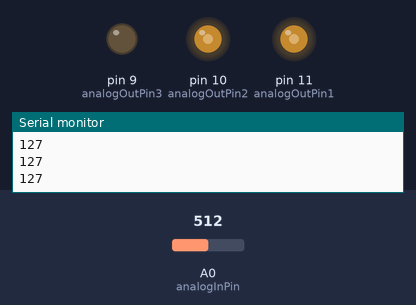
Bench run of a sketch on a simulated Arduino Uno, built with avr-gcc and run on an emulated ATmega328P. Parts: output pins drawn as LEDs (lit = HIGH), the last lines printed to the serial monitor. The test bench sets the inputs (shaded band); at power-on: A0 (analogInPin) = 512.

Above: at 1.2 s.
1.3 s: A0 (analogInPin) set to 674
At 2.0 s:
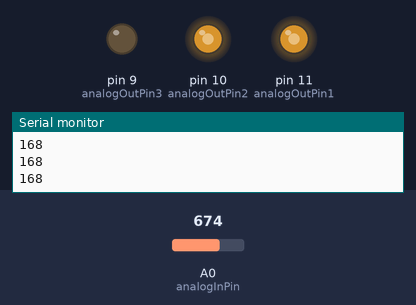
2.8 s: A0 (analogInPin) set to 702
At 3.6 s:
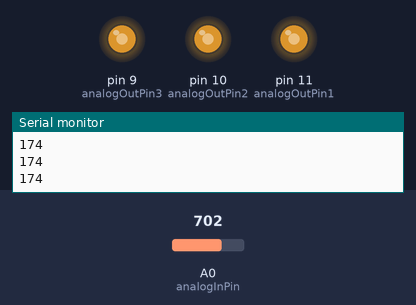
4.3 s: A0 (analogInPin) set to 900
At 5.5 s:
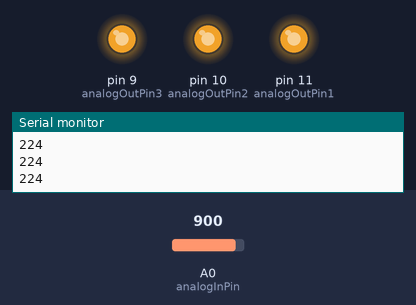
5.8 s: A0 (analogInPin) set to 716
At 7.0 s:
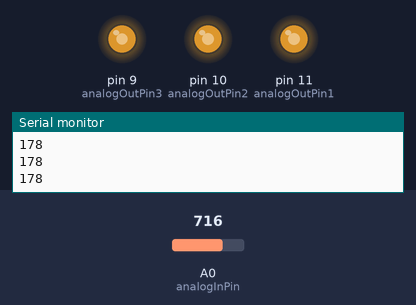
7.3 s: A0 (analogInPin) set to 306
At 7.8 s:
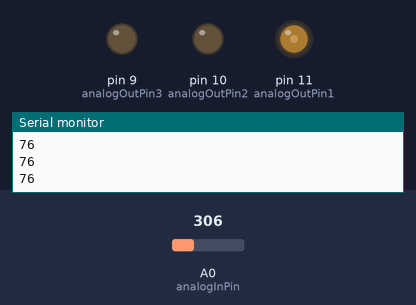
8.8 s: A0 (analogInPin) set to 160
At 10.1 s:
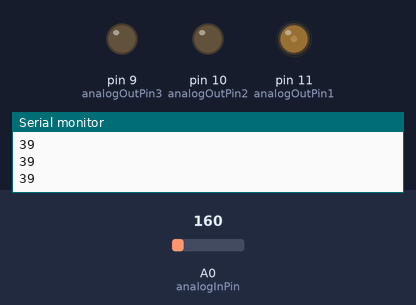
Timing chart, 0 to 11.3 s (numbered marks = the images above; inputs shaded):
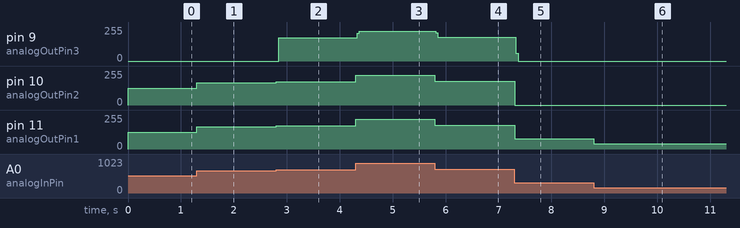

Measured:
- the behaviour switches between 686 and 687 on A0 (analogInPin) (found by bisection; images 1 and 2)
- after the input at 1.3 s, pin 10 (analogOutPin2), pin 11 (analogOutPin1): 127/255 → 168/255 at once
- after the input at 2.8 s, pin 9 (analogOutPin3): 0/255 → 173/255 after 0.05 s; pin 10 (analogOutPin2), pin 11 (analogOutPin1): 168/255 → 174/255 at once
- after the input at 4.3 s, pin 9 (analogOutPin3): 173/255 → 223/255 at once; pin 10 (analogOutPin2), pin 11 (analogOutPin1): 174/255 → 224/255 at once
- after the input at 5.8 s, pin 9 (analogOutPin3): 223/255 → 177/255 at once; pin 10 (analogOutPin2), pin 11 (analogOutPin1): 224/255 → 178/255 at once
- after the input at 7.3 s, pin 9 (analogOutPin3): 177/255 → 0/255 at once; pin 10 (analogOutPin2): 178/255 → 0/255 at once; pin 11 (analogOutPin1): 178/255 → 76/255 at once
- after the input at 8.8 s, pin 11 (analogOutPin1): 76/255 → 39/255 at once

The sketch:

opg4.ino
```cpp
const int analogInPin = A0;
const int analogOutPin1 = 11;
const int analogOutPin2 = 10;
const int analogOutPin3 = 9;

int sensorValue = 0;
int outputValue = 0;

void setup() {
  Serial.begin(9600);
}

void loop() {
  sensorValue = analogRead(analogInPin);

  outputValue = map(sensorValue, 0, 1023, 0, 255);

  if (outputValue < 85) {
    analogWrite(analogOutPin1, outputValue);
    analogWrite(analogOutPin2, LOW);
    analogWrite(analogOutPin3, LOW);
  }
  if (outputValue > 85) {
    analogWrite(analogOutPin1, outputValue);
    analogWrite(analogOutPin2, outputValue);
    analogWrite(analogOutPin3, LOW);
  }
  if (outputValue > 170) {
    analogWrite(analogOutPin1, outputValue);
    analogWrite(analogOutPin2, outputValue);
    analogWrite(analogOutPin3, outputValue);
  }

  Serial.println(outputValue);

  delay(2);
}
```
